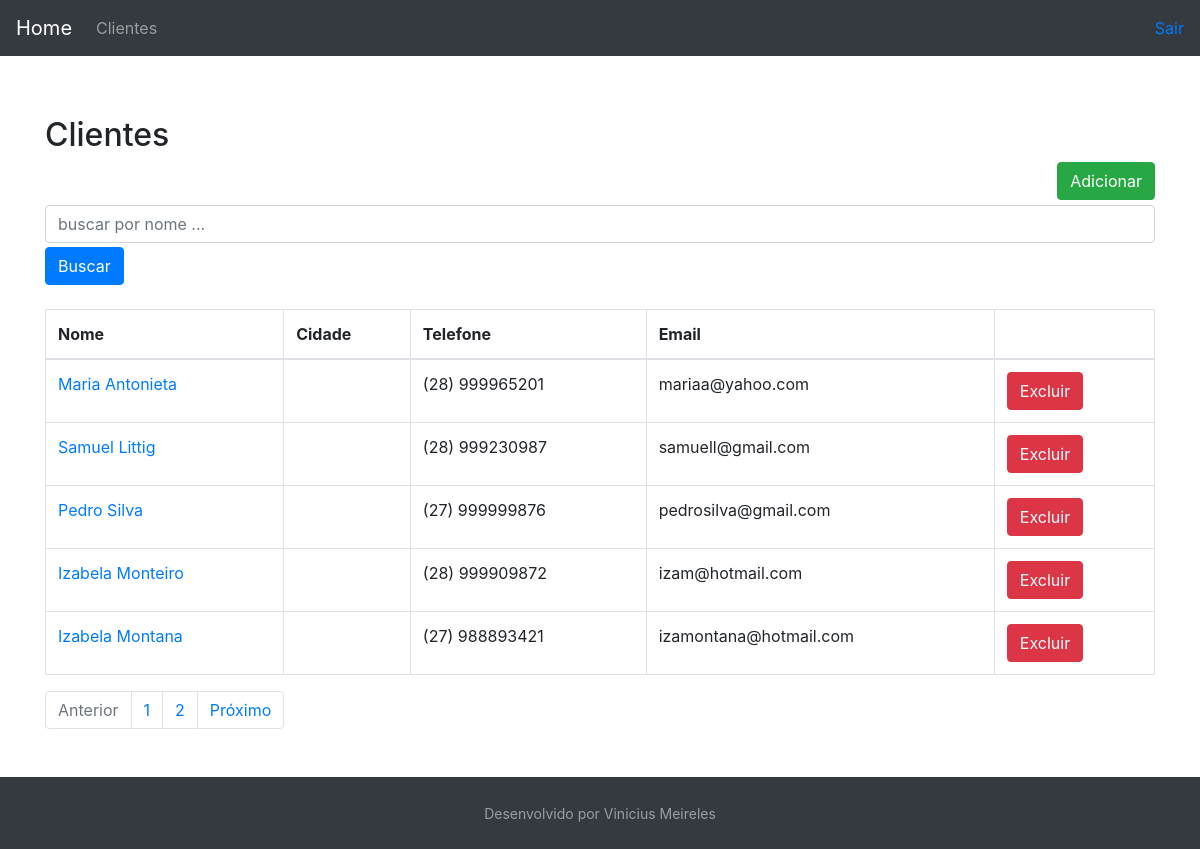
/customer/list/, run on the app's committed database.
### customer/models.py (models this page shows, shortened)
class Customer(models.Model):
    first_name = models.CharField(max_length=30)
    last_name = models.CharField(max_length=50)
    email = models.EmailField()
    birth_date = models.DateField()
    area_code = models.CharField(max_length=3)
    phone_number = models.CharField(max_length=9)
    country = models.CharField(max_length=30)
    state = models.CharField(max_length=30)
    city = models.CharField(max_length=30)
    created_date = models.DateTimeField(auto_now_add=True)
    update_date = models.DateTimeField(auto_now=True)
    active = models.BooleanField(default=True)
    def get_full_name(self):
        return f"{self.first_name} {self.last_name}"
    def get_full_phone_number(self):
        return f"({self.area_code}) {self.phone_number}"
    def get_absolute_url(self):
        return reverse("customer:customer-update", kwargs={"id": self.id})
    def get_delete_url(self):
        return reverse("customer:customer-delete", kwargs={"id": self.id})
    class Meta:
        db_table = "customer"

### customer/views.py (the view)
# urls.py: path("list/", CustomerListView.as_view(), name="customer-list"),
class CustomerListView(ListView):
  template_name = "customer/customer_list.html"
  paginate_by = 5
  model = Customer
  def get_queryset(self):
    name = self.request.GET.get("name")
    if name:
      object_list = self.model.objects.filter(
        Q(first_name__icontains=name) | Q(last_name__icontains=name)
        )
    else:
      object_list = self.model.objects.all()
    return object_list

### customer/templates/customer/customer_list.html
{% extends "model-page.html" %}
{% block content %}
    <h2>Clientes</h2>
    <a href= "{% url "customer:customer-create"  %}">
        <button type="button" class="btn btn-success"
            style="float: right; margin-bottom:5px">Adicionar</button>
    </a>
    <form>
        <div class="form-group mb-1">
          <input class="form-control" type="text" name="name" placeholder="buscar por nome ..." />
        </div>
        <button type="submit" class="btn btn-primary">Buscar</button>
    </form>
    <table class="table table-bordered mt-4">
        <thead>
            <tr>
                <th>Nome</th>
                <th>Cidade</th>
                <th>Telefone</th>
                <th>Email</th>
                <th></th>
            </tr>
        </thead>
        <tbody>
            {% for customer in customer_list %}
                <tr>
                    <td><a href="{{ customer.get_absolute_url}}">{{ customer.get_full_name }}</a></td>
                    <td>{{ customer.get_full_city }}</td>
                    <td>{{ customer.get_full_phone_number }}</td>
                    <td>{{ customer.email }}</td>
                    <form method="POST" action="{{ customer.get_delete_url }}">{% csrf_token %}
                        <td><button type="submit" class="btn btn-danger">Excluir</button></td>
                    </form>
                </tr>
            {% endfor %}
        </tbody>
    </table>
    <ul class="pagination">
        {% if page_obj.has_previous %}
            <li class="page-item"><a class="page-link"
            href="?page={{ page_obj.previous_page_number }}">Anterior</a></li>
        {% else %}
            <li class="page-item disabled" disabled><a class="page-link" disabled href="#">Anterior</a></li>
        {% endif %}
        {% for object in page_obj.paginator.page_range %}
            <li class="page-item"><a class="page-link" href="?page={{ forloop.counter }}">{{ forloop.counter }}</a></li>
        {% endfor %}
        {% if page_obj.has_next %}
            <li class="page-item"><a class="page-link"
            href="?page={{ page_obj.next_page_number }}">Próximo</a></li>
        {% else %}
            <li class="page-item disabled"><a class="page-link" href="#">Próximo</a></li>
        {% endif %}
    </ul>
{% endblock %}

### core/templates/model-page.html (shortened to what this page needs)
<!DOCTYPE html>
<html lang="pt-br">
<head>
    <link rel="stylesheet" href="https://cdn.jsdelivr.net/npm/bootstrap@4.6.1/dist/css/bootstrap.min.css">
</head>
<body class="d-flex flex-column">
   <header>
      {% include "model-header.html" %}
   </header>
   <main class="content" style="margin-top: 5%">
        <div class="container">
             {% block content %} {% endblock %}
        </div>
   </main>
   <footer class="py-4 bg-dark text-white-50">
       {% include "model-footer.html" %}
   </footer>
</body>
</html>

### core/templates/model-header.html
<nav class="navbar navbar-expand-sm bg-dark navbar-dark">
    <a class="navbar-brand" href={% url 'index'%}>Home</a>
    <ul class="navbar-nav mr-auto">
        <li class="nav-item">
            <a class="nav-link" href="{% url 'customer:customer-list' %}"> Clientes</a>
        </li>
    </ul>
    <a class="" href="{% url 'logout' %}">Sair</a>
</nav>

### core/templates/model-footer.html
<div class="container text-center">
   <small>Desenvolvido por Vinicius Meireles</small>
</div>

### core/templates/model-page.html (style rules this page uses)
html, body { height: 100%; }
main { flex: 1 0 auto; }
footer { flex-shrink: none; margin-top: 2em; }

### data on the page
Customer: get_full_name "Maria Antonieta", get_full_phone_number "(28) 999965201", email "mariaa@yahoo.com"
Customer: get_full_name "Samuel Littig", get_full_phone_number "(28) 999230987", email "samuell@gmail.com"
Customer: get_full_name "Pedro Silva", get_full_phone_number "(27) 999999876", email "pedrosilva@gmail.com"
Customer: get_full_name "Izabela Monteiro", get_full_phone_number "(28) 999909872", email "izam@hotmail.com"
Customer: get_full_name "Izabela Montana", get_full_phone_number "(27) 988893421", email "izamontana@hotmail.com"
